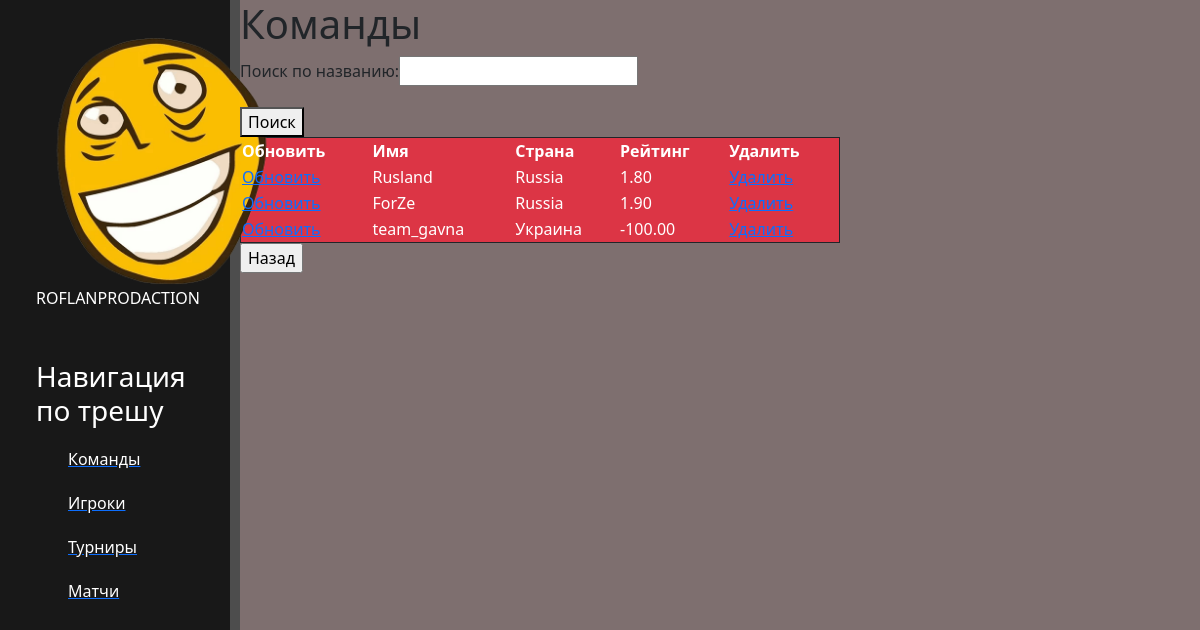
Page /team/ on the committed database.
### pril/models.py (models this page shows, shortened)
class Team(models.Model):
    name = models.CharField(max_length=100)
    country = models.CharField(max_length=50)
    rating = models.DecimalField(max_digits=5, decimal_places=2)
    class Meta:
        verbose_name = 'Team'
        verbose_name_plural = 'teams'

### pril/views.py (the view)
# urls.py: path('team/', TeamPage.as_view(), name='team'),
class TeamPage(ListView):
    model = Team
    template_name = 'pril/teams.html'
    context_object_name = 'teams'
    def get_queryset(self):
        return self.get_filter().qs
    def get_context_data(self, **kwargs):
        context = super().get_context_data(**kwargs)
        context['filter'] = self.get_filter()
        context['form'] = TeamSearch
        context['count'] = self.get_queryset().count()
        return context
    def get_filter(self):
        return filters.TeamFilter(self.request.GET)

### pril/templates/pril/teams.html (shortened to what this page needs)
{% extends 'pril/nemain2.html' %}
{% block content %}
   <h1>Команды</h1>
 <form   metgod='GET' class="form_table">
{% for f in form %}
<p><label class="form-label" for="{{ f.id_for_label }}">{{f.label}}: </label>{{ f }}</p>
{% endfor %}
        <button type="submit" class="form_botton">Поиск</button>
    </form>
 <table class="position-absolute.container-xl text-bg-danger border  border-dark w-50">
  <thead>
    <tr>
        <th scope="col">Обновить</th>
      <th scope="col">Имя</th>
      <th scope="col">Страна</th>
      <th scope="col">Рейтинг</th>
        <th scope="col">Удалить</th>
    </tr>
  </thead>
  <tbody>
  {% for team in teams %}
    <tr>
 <td><a href="{% url 'updateteam' team.id %}">Обновить</a> </td>
      <td>{{team.name}}</td>
      <td>{{team.country}}</td>
      <td>{{team.rating}}</td>
    <td><a href="{% url 'deleteteam' team.id %}">Удалить</a> </td>
    </tr>
    {%endfor%}
  </tbody>
</table>
         <input type=button value="Назад" onClick="javascript:history.go(-1);">
{% endblock %}

### pril/static/pril/css/pril.css (style rules this page uses)
body { background: #7e6f6f; }

### rows in the picture
Team: name "Rusland", country "Russia", rating "1.80"
Team: name "ForZe", country "Russia", rating "1.90"
Team: name "team_gavna", country "Украина", rating "-100.00"

### other values in the picture
{{ f.label }} "Поиск по названию"
